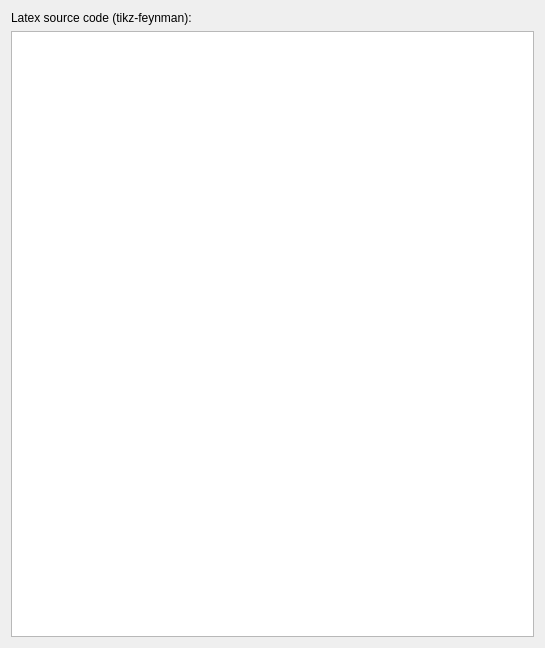
<?xml version="1.0" encoding="UTF-8"?>
<ui version="4.0">
 <class>DialogLatex</class>
 <widget class="QDialog" name="DialogLatex">
  <property name="geometry">
   <rect>
    <x>0</x>
    <y>0</y>
    <width>545</width>
    <height>648</height>
   </rect>
  </property>
  <property name="windowTitle">
   <string>Dialog</string>
  </property>
  <layout class="QVBoxLayout" name="verticalLayout">
   <item>
    <layout class="QHBoxLayout" name="horizontalLayout">
     <item>
      <widget class="QLabel" name="label">
       <property name="text">
        <string>Latex source code (tikz-feynman):</string>
       </property>
      </widget>
     </item>
    </layout>
   </item>
   <item>
    <widget class="QPlainTextEdit" name="text"/>
   </item>
  </layout>
 </widget>
 <resources/>
 <connections/>
</ui>
